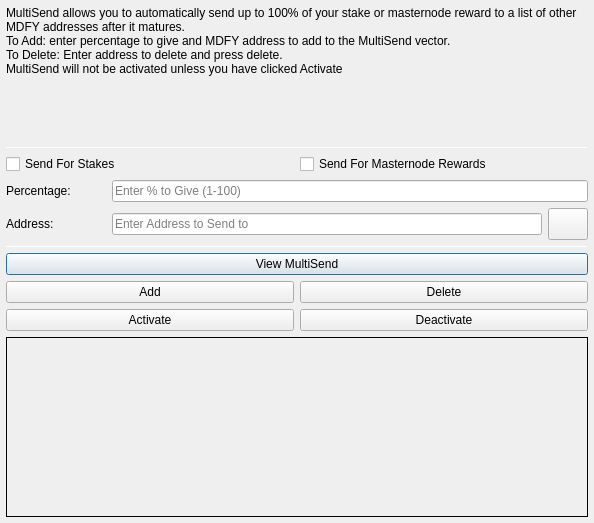
<?xml version="1.0" encoding="UTF-8"?>
<ui version="4.0">
 <class>MultiSendDialog</class>
 <widget class="QDialog" name="MultiSendDialog">
  <property name="windowModality">
   <enum>Qt::NonModal</enum>
  </property>
  <property name="geometry">
   <rect>
    <x>0</x>
    <y>0</y>
    <width>594</width>
    <height>523</height>
   </rect>
  </property>
  <property name="windowTitle">
   <string>MultiSend</string>
  </property>
  <layout class="QVBoxLayout" name="verticalLayout" stretch="0">
   <property name="leftMargin">
    <number>6</number>
   </property>
   <property name="topMargin">
    <number>6</number>
   </property>
   <property name="rightMargin">
    <number>6</number>
   </property>
   <property name="bottomMargin">
    <number>6</number>
   </property>
   <item>
    <layout class="QVBoxLayout" name="verticalLayout_Main" stretch="1,1,1,1,1,1">
     <item>
      <widget class="QLabel" name="label_2">
       <property name="lineWidth">
        <number>1</number>
       </property>
       <property name="text">
        <string>MultiSend allows you to automatically send up to 100% of your stake or masternode reward to a list of other MDFY addresses after it matures.
To Add: enter percentage to give and MDFY address to add to the MultiSend vector.
To Delete: Enter address to delete and press delete.
MultiSend will not be activated unless you have clicked Activate</string>
       </property>
       <property name="alignment">
        <set>Qt::AlignLeading|Qt::AlignLeft|Qt::AlignTop</set>
       </property>
       <property name="wordWrap">
        <bool>true</bool>
       </property>
      </widget>
     </item>
     <item>
      <widget class="Line" name="line">
       <property name="minimumSize">
        <size>
         <width>0</width>
         <height>1</height>
        </size>
       </property>
       <property name="maximumSize">
        <size>
         <width>16777215</width>
         <height>1</height>
        </size>
       </property>
       <property name="orientation">
        <enum>Qt::Horizontal</enum>
       </property>
      </widget>
     </item>
     <item>
      <layout class="QVBoxLayout" name="verticalLayout_Settings">
       <item>
        <layout class="QHBoxLayout" name="horizontalLayout">
         <item>
          <widget class="QCheckBox" name="multiSendStakeCheckBox">
           <property name="text">
            <string>Send For Stakes</string>
           </property>
          </widget>
         </item>
         <item>
          <widget class="QCheckBox" name="multiSendMasternodeCheckBox">
           <property name="text">
            <string>Send For Masternode Rewards</string>
           </property>
          </widget>
         </item>
        </layout>
       </item>
       <item>
        <layout class="QHBoxLayout" name="horizontalLayout_6">
         <item>
          <widget class="QLabel" name="label">
           <property name="minimumSize">
            <size>
             <width>100</width>
             <height>0</height>
            </size>
           </property>
           <property name="toolTip">
            <string>Percentage of stake to send</string>
           </property>
           <property name="text">
            <string>Percentage:</string>
           </property>
          </widget>
         </item>
         <item>
          <widget class="QLineEdit" name="multiSendPercentEdit">
           <property name="toolTip">
            <string>Enter whole numbers 1 - 100</string>
           </property>
           <property name="placeholderText">
            <string>Enter % to Give (1-100)</string>
           </property>
          </widget>
         </item>
        </layout>
       </item>
       <item>
        <layout class="QHBoxLayout" name="horizontalLayout_7">
         <item>
          <widget class="QLabel" name="label_5">
           <property name="minimumSize">
            <size>
             <width>100</width>
             <height>0</height>
            </size>
           </property>
           <property name="toolTip">
            <string>Address to send portion of stake to</string>
           </property>
           <property name="text">
            <string>Address:</string>
           </property>
          </widget>
         </item>
         <item>
          <widget class="QLineEdit" name="multiSendAddressEdit">
           <property name="toolTip">
            <string/>
           </property>
           <property name="placeholderText">
            <string>Enter Address to Send to</string>
           </property>
          </widget>
         </item>
         <item>
          <widget class="QPushButton" name="addressBookButton">
           <property name="maximumSize">
            <size>
             <width>16777215</width>
             <height>32</height>
            </size>
           </property>
           <property name="toolTip">
            <string>Choose an address from the address book</string>
           </property>
           <property name="text">
            <string/>
           </property>
           <property name="icon">
            <iconset resource="../MDFY.qrc">
             <normaloff>:/icons/address-book</normaloff>:/icons/address-book</iconset>
           </property>
           <property name="shortcut">
            <string>Alt+A</string>
           </property>
           <property name="autoDefault">
            <bool>false</bool>
           </property>
          </widget>
         </item>
        </layout>
       </item>
      </layout>
     </item>
     <item>
      <widget class="Line" name="line_2">
       <property name="minimumSize">
        <size>
         <width>0</width>
         <height>1</height>
        </size>
       </property>
       <property name="maximumSize">
        <size>
         <width>16777215</width>
         <height>1</height>
        </size>
       </property>
       <property name="orientation">
        <enum>Qt::Horizontal</enum>
       </property>
      </widget>
     </item>
     <item>
      <layout class="QVBoxLayout" name="verticalLayout_Buttons">
       <item>
        <layout class="QHBoxLayout" name="horizontalLayout_4">
         <item>
          <widget class="QPushButton" name="viewButton">
           <property name="toolTip">
            <string/>
           </property>
           <property name="statusTip">
            <string>View MultiSend Vector</string>
           </property>
           <property name="text">
            <string>View MultiSend</string>
           </property>
          </widget>
         </item>
        </layout>
       </item>
       <item>
        <layout class="QHBoxLayout" name="horizontalLayout_2">
         <item>
          <widget class="QPushButton" name="addButton">
           <property name="toolTip">
            <string/>
           </property>
           <property name="statusTip">
            <string>Add to MultiSend Vector</string>
           </property>
           <property name="text">
            <string>Add</string>
           </property>
          </widget>
         </item>
         <item>
          <widget class="QPushButton" name="deleteButton">
           <property name="toolTip">
            <string/>
           </property>
           <property name="statusTip">
            <string>Delete Address From MultiSend Vector</string>
           </property>
           <property name="text">
            <string>Delete</string>
           </property>
          </widget>
         </item>
        </layout>
       </item>
       <item>
        <layout class="QHBoxLayout" name="horizontalLayout_5">
         <item>
          <widget class="QPushButton" name="activateButton">
           <property name="statusTip">
            <string>Activate MultiSend</string>
           </property>
           <property name="text">
            <string>Activate</string>
           </property>
          </widget>
         </item>
         <item>
          <widget class="QPushButton" name="disableButton">
           <property name="statusTip">
            <string>Deactivate MultiSend</string>
           </property>
           <property name="text">
            <string>Deactivate</string>
           </property>
          </widget>
         </item>
        </layout>
       </item>
      </layout>
     </item>
     <item>
      <widget class="QLabel" name="message">
       <property name="minimumSize">
        <size>
         <width>0</width>
         <height>180</height>
        </size>
       </property>
       <property name="frameShape">
        <enum>QFrame::Panel</enum>
       </property>
       <property name="frameShadow">
        <enum>QFrame::Plain</enum>
       </property>
       <property name="lineWidth">
        <number>1</number>
       </property>
       <property name="midLineWidth">
        <number>1</number>
       </property>
       <property name="text">
        <string/>
       </property>
       <property name="alignment">
        <set>Qt::AlignLeading|Qt::AlignLeft|Qt::AlignTop</set>
       </property>
       <property name="wordWrap">
        <bool>true</bool>
       </property>
      </widget>
     </item>
    </layout>
   </item>
  </layout>
 </widget>
 <resources>
  <include location="../MDFY.qrc"/>
 </resources>
 <connections/>
</ui>
